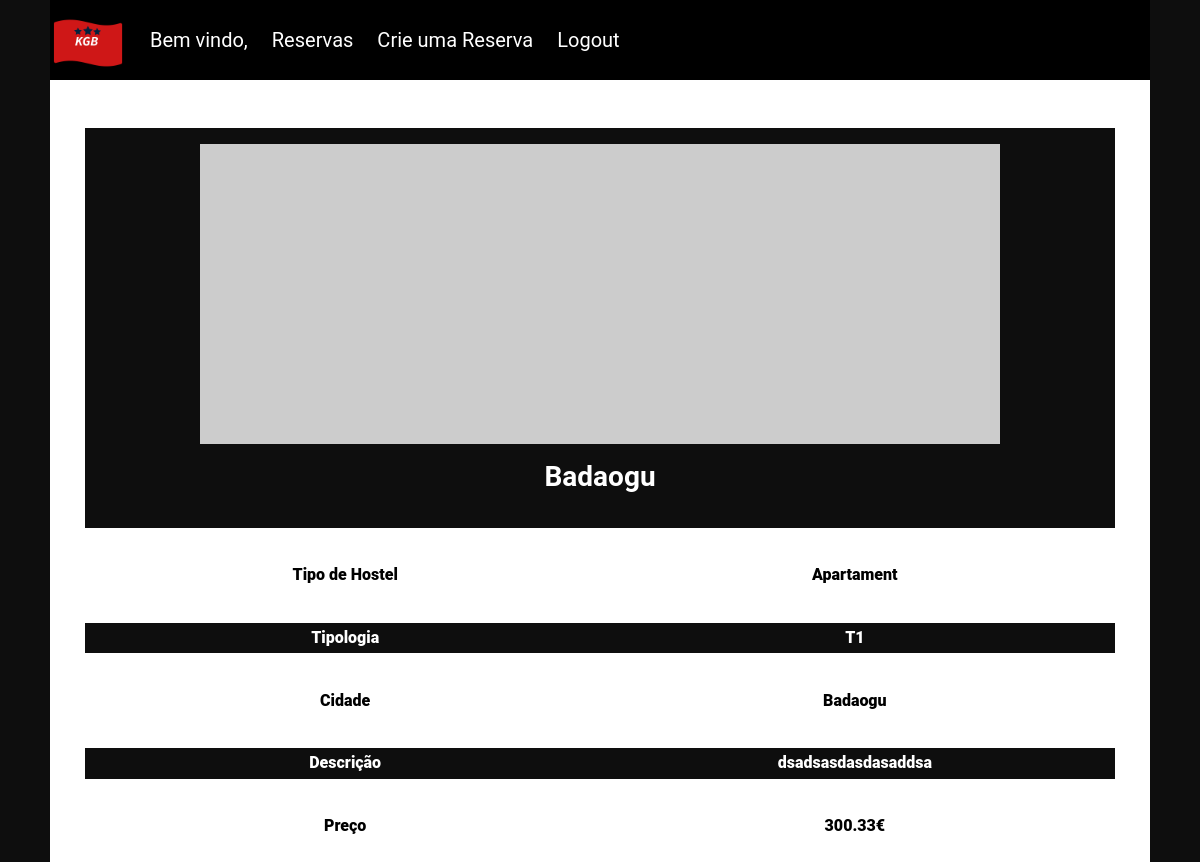
The page /imoveis_details.php?id=6 (signed in) on the database as committed earlier.
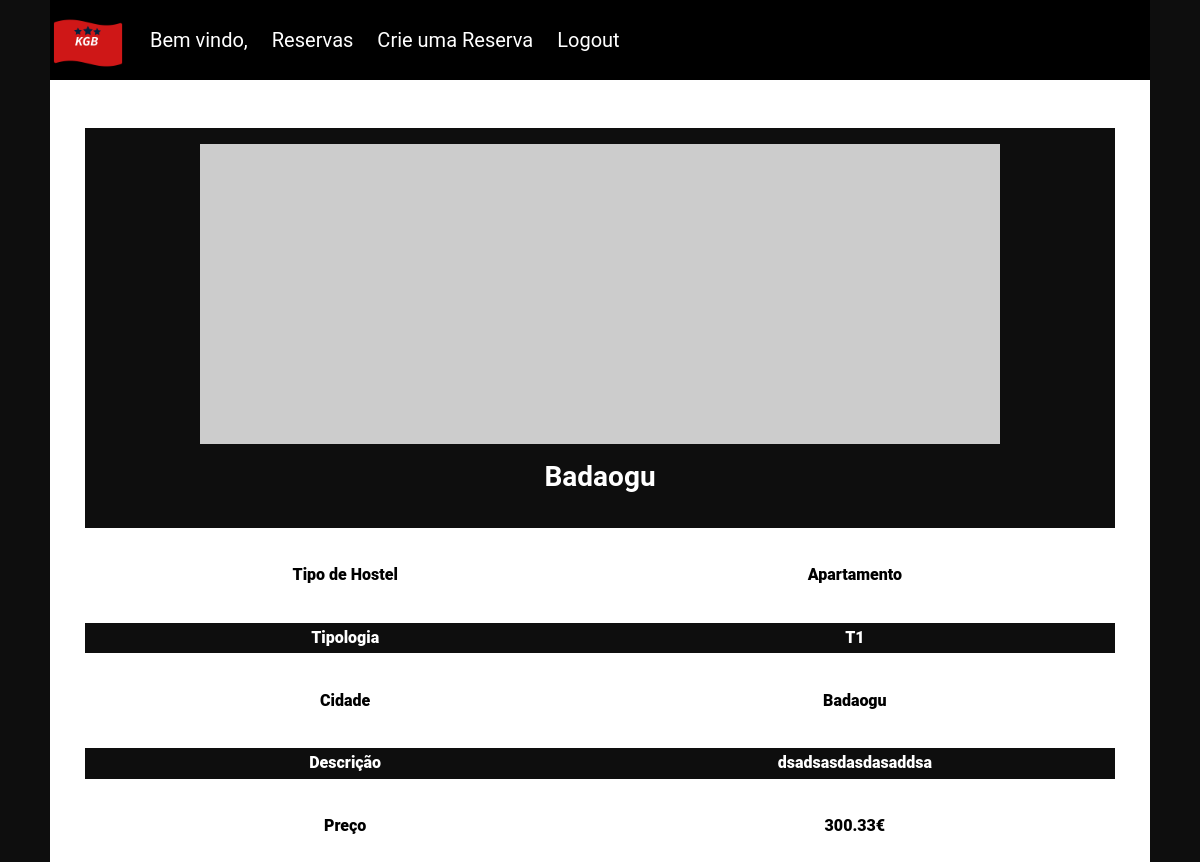
The same page on the database as committed later.
### tables this page shows
CREATE TABLE imovel(
idc int PRIMARY Key NOT NULL AUTO_INCREMENT,
tipo varchar(20) NOT NULL,
tipologia varchar(10) NOT NULL,
preco real NOT NULL,
descricao char(200) NOT NULL,
cidade_im varchar(80) NOT NULL,
image varchar(255) NOT NULL);

### dbFunction.php (the view, shortened to what this page needs)
<?php
    class dbFunction {
        public function connect(){
            $con = mysqli_connect(server, user, password, db);
            return $con;
        }
            ?>
            <?php
        public function userName(){
               ?>
            <li>Bem vindo, <?php echo $_SESSION['username'] ?></li>
            <?php
        }
            ?>
            <?php
        public function menuType2(){
            $user = $this->userName();
            ?>
                <li><a href="reserva_display.php">Reservas</a></li>
                <li><a href="reserva_hospede.php">Crie uma Reserva</a></li>
                <li><form method="post"><input type="submit" name="logout" value="Logout" ></form></li>
            <?php
        }
            ?>
                <?php
        public function imvDetails(){
            if($_GET['id']){
                $conn = $this->connect();
                $idc = $_GET['id'];
                $imv = mysqli_query($conn, "SELECT * FROM imovel WHERE idc = $idc ") or die(mysqli_error($conn));
                ?>
                <?php while($dado = mysqli_fetch_assoc($imv)) { ?>
                    <li class="img-block" align="center" style="height: 400px">
                        <br>
                        <span><img src=<?php echo $dado['image'] ?> alt="home_image" style="width: 800px; height: 300px;
                    max-width: 1100px;" align="center"/></span><br><br>
                        <h2 align="center" style="color: #FFFF "><?php echo $dado['cidade_im'] ?></h2>
                    </li>
                    <br><br>
                    <li class="ilset">
                        <span class="detalheTitulo">Tipo de Hostel</span><span class="detalheTitulo2"><?php echo $dado['tipo'] ?></span><br>
                    </li>
                    <br><br>
                    <li class="ilset black-list">
                        <span class="detalheTitulo">Tipologia</span><span class="detalheTitulo2"><?php echo $dado['tipologia'] ?></span><br>
                    </li>
                    <br><br>
                    <li class="ilset">
                        <span class="detalheTitulo">Cidade</span><span class="detalheTitulo2"><?php echo $dado['cidade_im'] ?></span><br>
                    </li>
                    <br><br>
                    <li class="ilset black-list">
                        <span class="detalheTitulo">Descrição</span><span class="detalheTitulo2"><?php echo $dado['descricao'] ?></span><br>
                    </li>
                    <br><br>
                    <li class="ilset">
                        <span class="detalheTitulo">Preço</span><span class="detalheTitulo2"><?php echo $dado['preco'] ?>€</span><br>
                    </li>
                <?php } ?>
                <?php
            }else{
                echo "<script>alert('Servidor não disponivel!')</script>";
            }
        }
    }
?>

Rows that differ between the two databases and show on the page:
changed imovel "Badaogu": tipo "Apartament" → "Apartamento"
